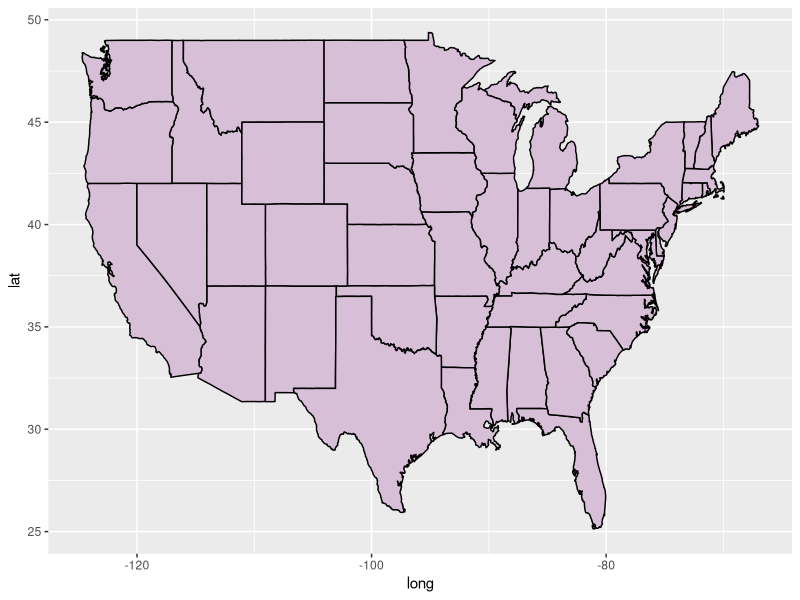
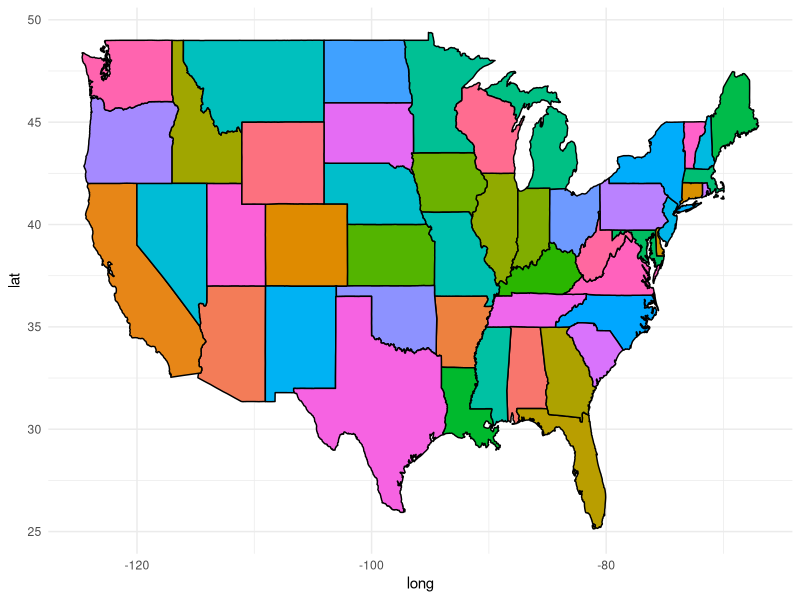
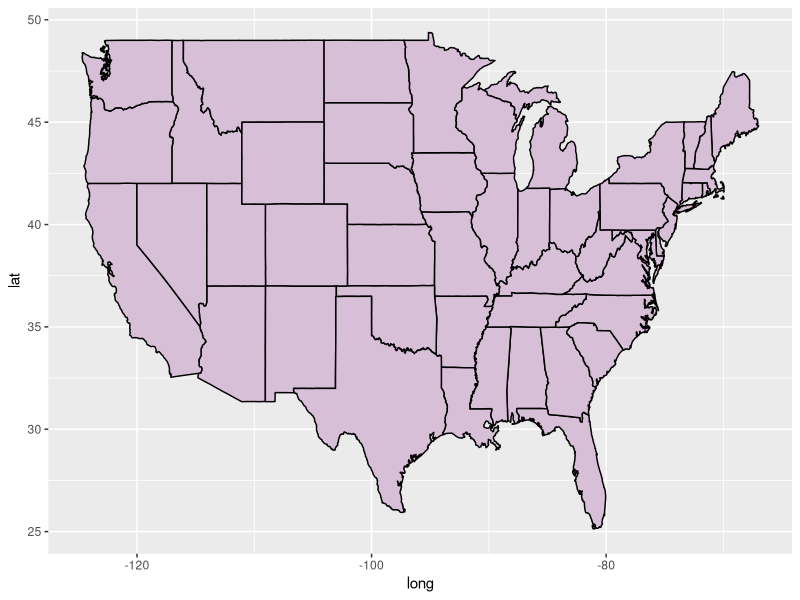
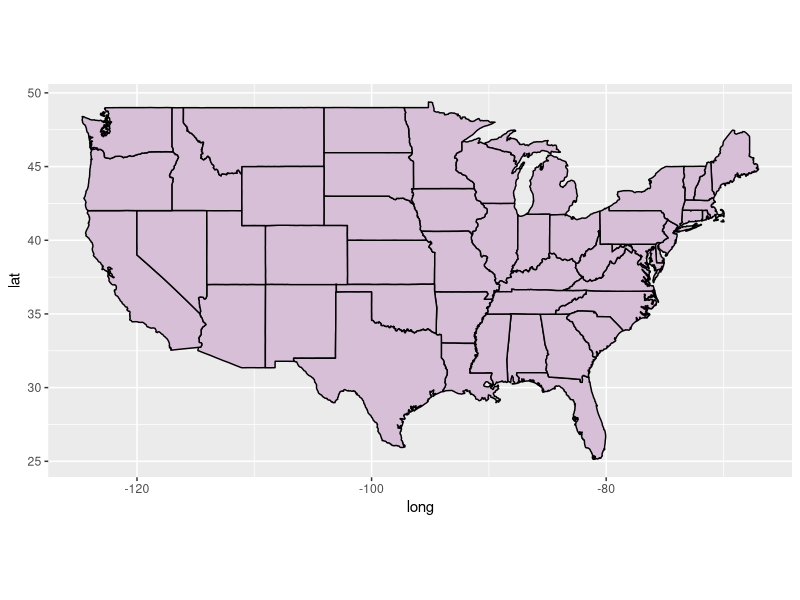
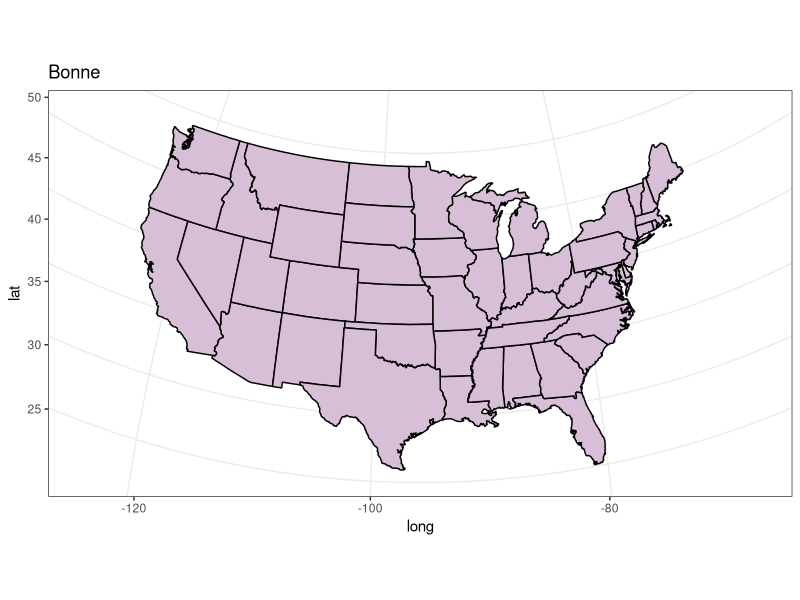
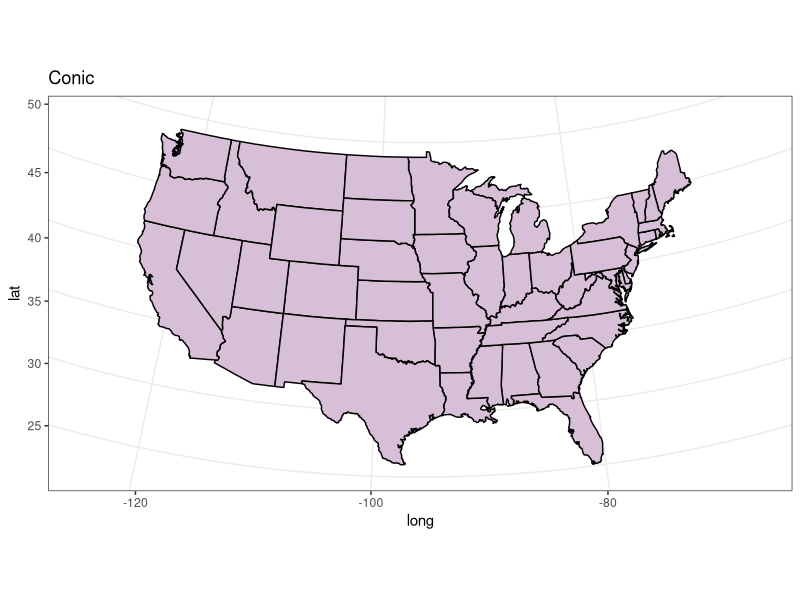
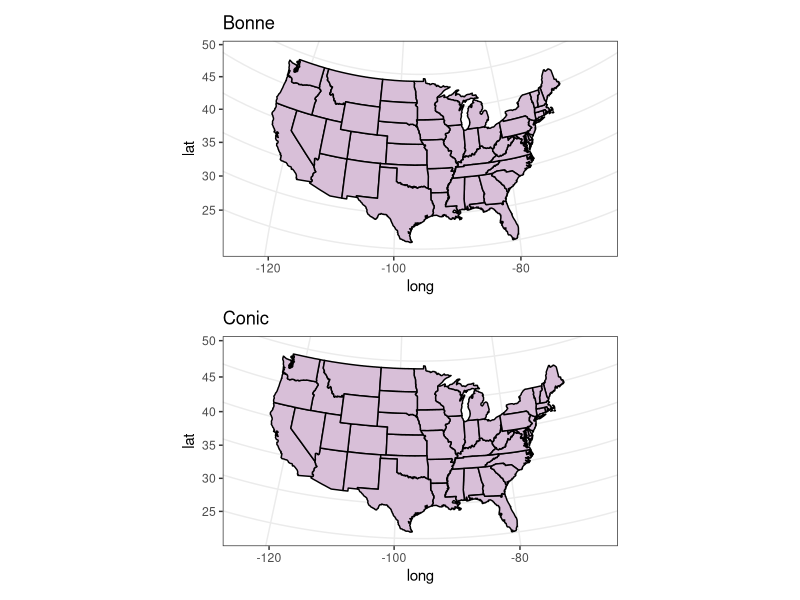

R code for these plots, in order:
## ---- chunk 1
library(tidyverse)
library(patchwork)

library(maps)
library(mapproj)
## ---- chunk 2
map_data_usa <- map_data("state")
## ---- chunk 3
map_us <- map_data_usa %>% 
  ggplot() +
  geom_polygon(aes(x = long, y = lat, group = group), 
               color = "black", fill = "thistle"
               )


map_us
## ---- chunk 4
map_us <- map_data_usa %>% 
  ggplot() +
  geom_polygon(aes(x = long, y = lat, group = group, fill = region), 
               color = "black"
               ) +
  
  theme_minimal() +
  theme(legend.position = "none")


map_us
## ---- chunk 5
map_data_it <- map_data("italy")
## ---- chunk 6
map_us <- map_data_usa %>% 
  ggplot() +
  geom_polygon(aes(x = long, y = lat, group = group), 
               color = "black", fill = "thistle"
               )


map_us
## ---- chunk 7
map_us + coord_quickmap()
## ---- chunk 8
map_us_bonne <- map_us +
  coord_map(projection = "bonne", lat0 = 50) +
  
  theme_bw() +
  labs(title = "Bonne")

map_us_bonne



map_us_conic <- map_us +
  coord_map(projection = "conic", lat0 = 30) +
  
  theme_bw() +
  labs(title = "Conic")

map_us_conic
## ---- chunk 9
map_us_bonne / map_us_conic
